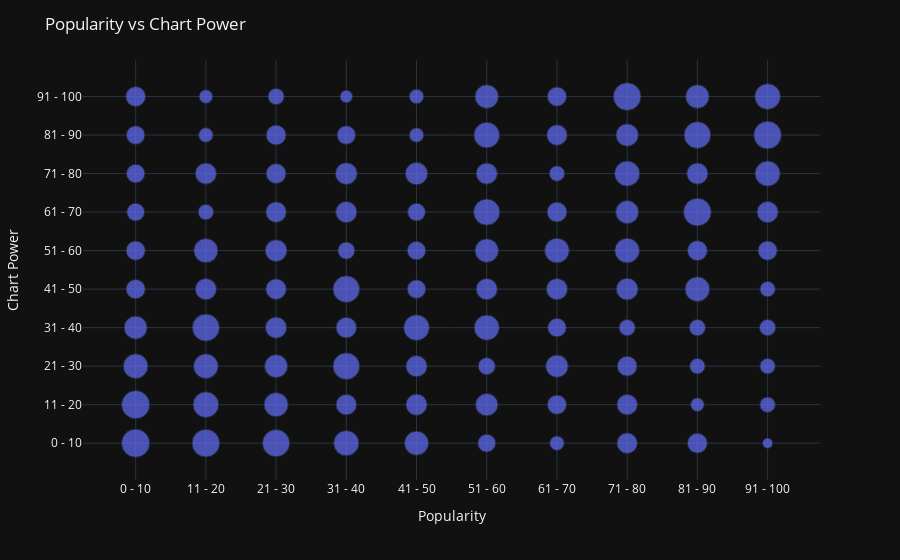

The cell this chart's notebook holds for it:
### Code cell
def create_binned_scatter(df_original, title="Popularity vs Chart Power"):
    df_ = df_original.copy()
    df_ = df_[["popularity_percentile", "chart_power_percentile"]]
    df_["count"] = 0
    df_ = df_.groupby(["popularity_percentile", "chart_power_percentile"]).count()
    df_.reset_index(inplace=True)

    fig = px.scatter(df_, x="popularity_percentile", y="chart_power_percentile", size="count")
    fig.update_yaxes(categoryorder="array", categoryarray=labels)
    fig.update_layout(
        title=title,
        template="plotly_dark",
        xaxis_title="Popularity",
        yaxis_title="Chart Power"
    )
    fig.show()


create_binned_scatter(df_found_copy)

### Figure 1 — Plotly figure (JSON) as saved in the notebook; plotly's stock layout.template omitted (floating-point values rounded to 4 significant figures)
{"data": [{"hovertemplate": "popularity_percentile=%{x}<br>chart_power_percentile=%{y}<br>count=%{marker.size}<extra></extra>", "legendgroup": "", "marker": {"color": "#636efa", "size": [30, 30, 23, 20, 14, 14, 12, 13, 13, 15, 29, 25, 23, 28, 17, 22, 9, 17, 8, 7, 28, 22, 20, 17, 16, 18, 16, 15, 15, 10, 24, 16, 27, 16, 27, 11, 17, 18, 13, 6, 22, 17, 17, 25, 13, 13, 12, 19, 8, 8, 12, 19, 11, 24, 17, 21, 26, 17, 25, 21, 8, 14, 19, 13, 17, 23, 15, 9, 16, 14, 16, 16, 15, 10, 18, 23, 20, 24, 19, 29, 15, 7, 9, 10, 23, 15, 29, 17, 27, 21, 4, 9, 9, 10, 9, 14, 17, 24, 29, 25], "sizemode": "area", "sizeref": 0.075, "symbol": "circle"}, "mode": "markers", "name": "", "orientation": "v", "showlegend": false, "type": "scatter", "x": ["0 - 10", "0 - 10", "0 - 10", "0 - 10", "0 - 10", "0 - 10", "0 - 10", "0 - 10", "0 - 10", "0 - 10", "11 - 20", "11 - 20", "11 - 20", "11 - 20", "11 - 20", "11 - 20", "11 - 20", "11 - 20", "11 - 20", "11 - 20", "21 - 30", "21 - 30", "21 - 30", "21 - 30", "21 - 30", "21 - 30", "21 - 30", "21 - 30", "21 - 30", "21 - 30", "31 - 40", "31 - 40", "31 - 40", "31 - 40", "31 - 40", "31 - 40", "31 - 40", "31 - 40", "31 - 40", "31 - 40", "41 - 50", "41 - 50", "41 - 50", "41 - 50", "41 - 50", "41 - 50", "41 - 50", "41 - 50", "41 - 50", "41 - 50", "51 - 60", "51 - 60", "51 - 60", "51 - 60", "51 - 60", "51 - 60", "51 - 60", "51 - 60", "51 - 60", "51 - 60", "61 - 70", "61 - 70", "61 - 70", "61 - 70", "61 - 70", "61 - 70", "61 - 70", "61 - 70", "61 - 70", "61 - 70", "71 - 80", "71 - 80", "71 - 80", "71 - 80", "71 - 80", "71 - 80", "71 - 80", "71 - 80", "71 - 80", "71 - 80", "81 - 90", "81 - 90", "81 - 90", "81 - 90", "81 - 90", "81 - 90", "81 - 90", "81 - 90", "81 - 90", "81 - 90", "91 - 100", "91 - 100", "91 - 100", "91 - 100", "91 - 100", "91 - 100", "91 - 100", "91 - 100", "91 - 100", "91 - 100"], "xaxis": "x", "y": ["0 - 10", "11 - 20", "21 - 30", "31 - 40", "41 - 50", "51 - 60", "61 - 70", "71 - 80", "81 - 90", "91 - 100", "0 - 10", "11 - 20", "21 - 30", "31 - 40", "41 - 50", "51 - 60", "61 - 70", "71 - 80", "81 - 90", "91 - 100", "0 - 10", "11 - 20", "21 - 30", "31 - 40", "41 - 50", "51 - 60", "61 - 70", "71 - 80", "81 - 90", "91 - 100", "0 - 10", "11 - 20", "21 - 30", "31 - 40", "41 - 50", "51 - 60", "61 - 70", "71 - 80", "81 - 90", "91 - 100", "0 - 10", "11 - 20", "21 - 30", "31 - 40", "41 - 50", "51 - 60", "61 - 70", "71 - 80", "81 - 90", "91 - 100", "0 - 10", "11 - 20", "21 - 30", "31 - 40", "41 - 50", "51 - 60", "61 - 70", "71 - 80", "81 - 90", "91 - 100", "0 - 10", "11 - 20", "21 - 30", "31 - 40", "41 - 50", "51 - 60", "61 - 70", "71 - 80", "81 - 90", "91 - 100", "0 - 10", "11 - 20", "21 - 30", "31 - 40", "41 - 50", "51 - 60", "61 - 70", "71 - 80", "81 - 90", "91 - 100", "0 - 10", "11 - 20", "21 - 30", "31 - 40", "41 - 50", "51 - 60", "61 - 70", "71 - 80", "81 - 90", "91 - 100", "0 - 10", "11 - 20", "21 - 30", "31 - 40", "41 - 50", "51 - 60", "61 - 70", "71 - 80", "81 - 90", "91 - 100"], "yaxis": "y"}], "layout": {"legend": {"itemsizing": "constant", "tracegroupgap": 0}, "margin": {"t": 60}, "title": {"text": "Popularity vs Chart Power"}, "xaxis": {"anchor": "y", "domain": [0, 1], "title": {"text": "Popularity"}}, "yaxis": {"anchor": "x", "categoryarray": ["0 - 10", "11 - 20", "21 - 30", "31 - 40", "41 - 50", "51 - 60", "61 - 70", "71 - 80", "81 - 90", "91 - 100"], "categoryorder": "array", "domain": [0, 1], "title": {"text": "Chart Power"}}}}
